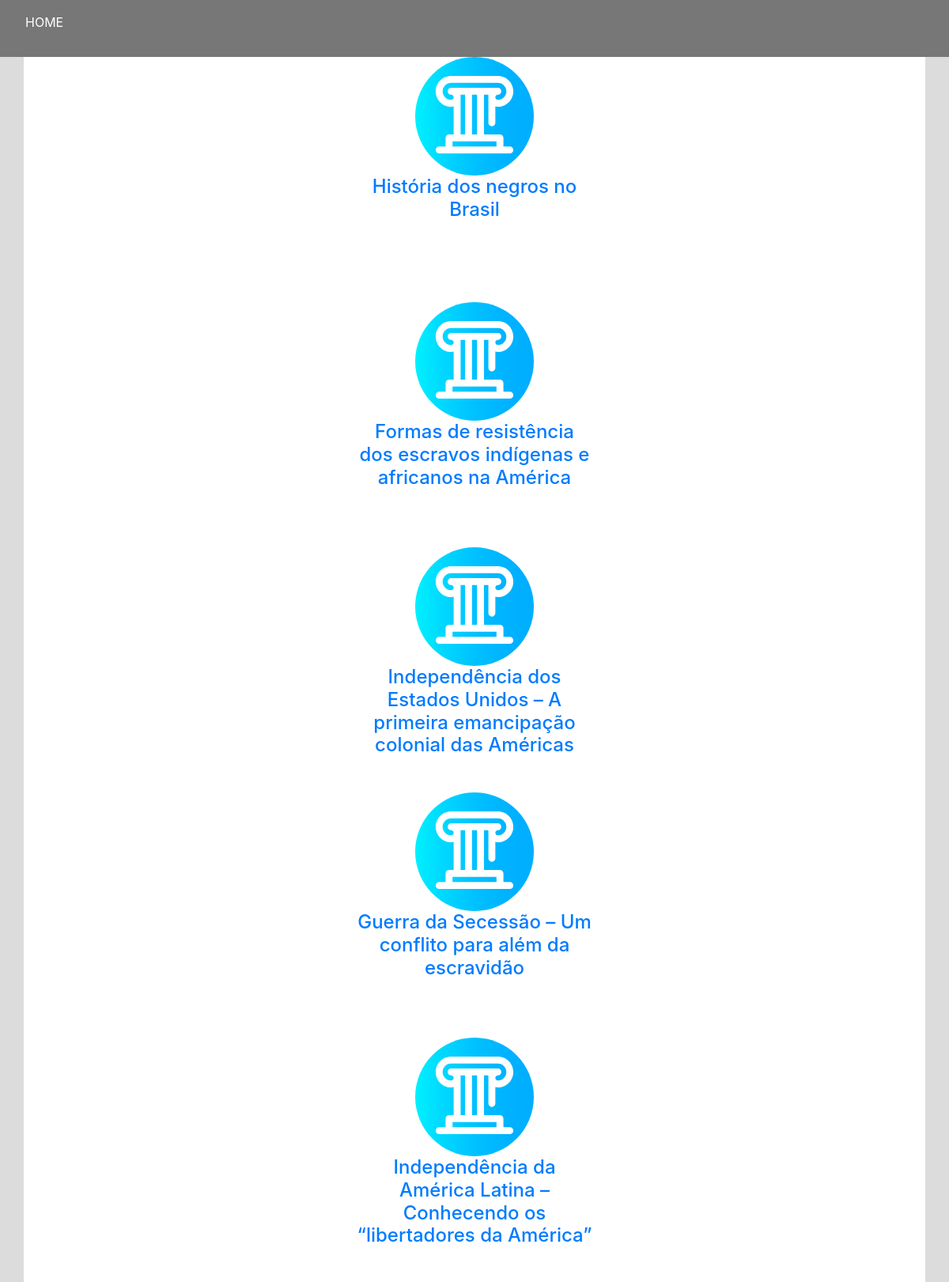
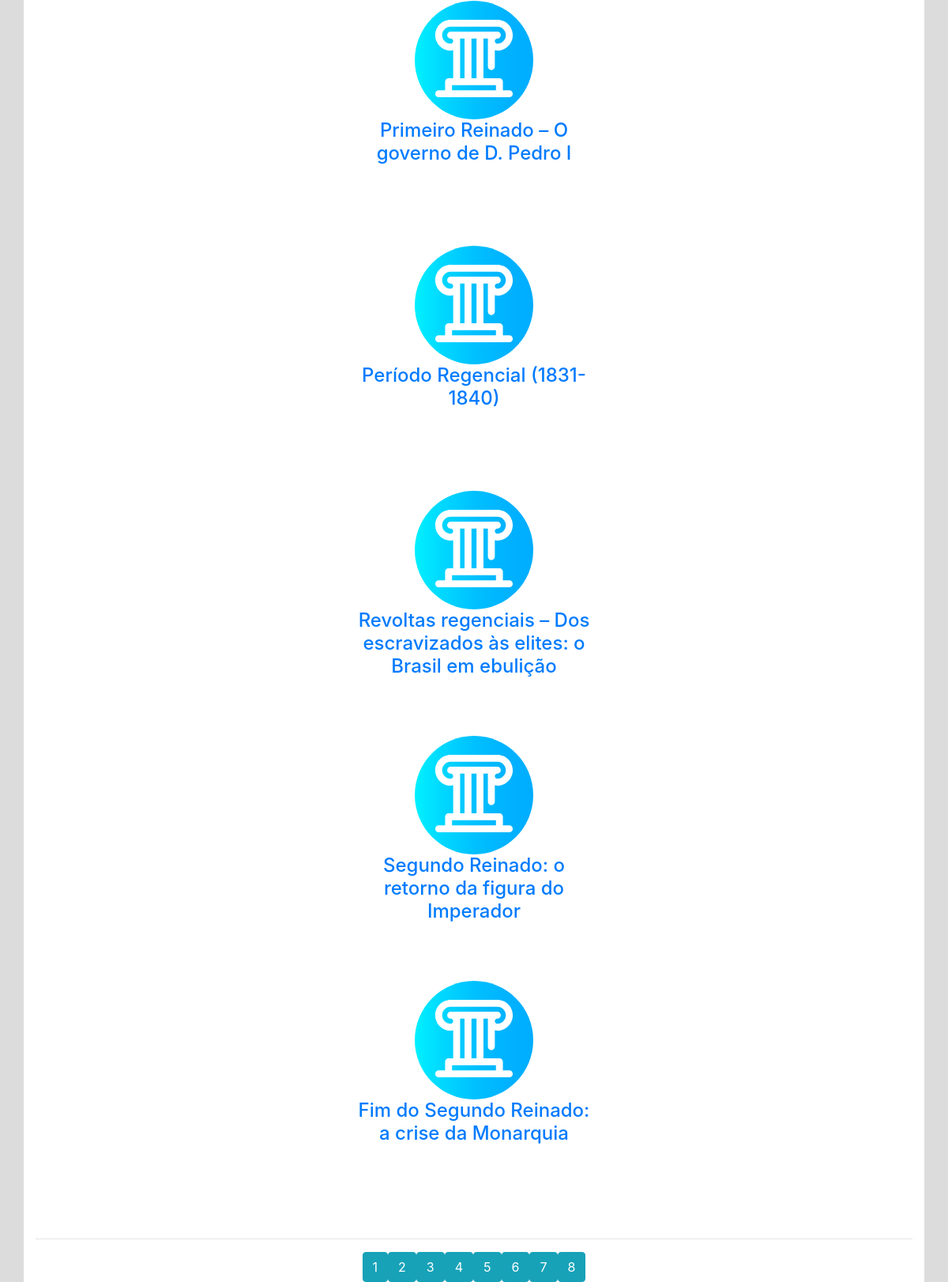
The app's page /conteudo/index.php?p=4&res=Historia with its own data (2 pictures, top to bottom).
### tables this page shows
CREATE TABLE `aulas` (
  `id` int(11) NOT NULL,
  `link` varchar(225) NOT NULL,
  `materia` varchar(225) NOT NULL,
  `cod_materia` int(11) NOT NULL,
  `nome_aula` varchar(255) NOT NULL
);

### conteudo/index.php (the view, shortened to what this page needs)
<!DOCTYPE html><html>
<head>
	<link rel="stylesheet" href="https://stackpath.bootstrapcdn.com/bootstrap/4.1.3/css/bootstrap.min.css">
</head>
<body style="background-color: #dcdcdc">
	<div class="navbar navbar-expand-lg navbar-dark" style="background-color: #777777">
		<div class="navbar navbar-header">
			<p id="topo"><a href="/projetoKarol/index.php" style="color:white; text-decoration: none;">HOME</a></p>
		</div>
	</div>
	<div class="container" style="background-color: white"><center>
		<div style="width: 350px; overflow: hidden;" align="center">
		<?php
			$li = $_GET['res'];
			$pdo = new PDO("mysql:dbname=enem2007;host=127.0.0.1", "root", "");
			$sql = $pdo->prepare("SELECT COUNT(*) as c FROM aulas WHERE materia = '$li'");
			$sql->execute();
			$sql = $sql->fetch();
			$total = $sql['c'];
			$paginas = $total / 10;
			$pg = 1;
			if (isset($_GET['p']) && !empty($_GET['p'])) {
				$pg = addslashes($_GET['p']);
			}
			$p = ($pg - 1) * 10;
			$sql = $pdo->prepare("SELECT * FROM aulas WHERE materia = '$li' LIMIT $p, 10");
			$sql->execute();
			$retorno = $sql->fetchAll();
			foreach ($retorno as $exibi) {
				$link = $exibi['link'];
				$titulo = $exibi['nome_aula'];
				echo "<div class='aulas' align='center' style='max-width:300px'>";
					echo "<img src='../assets/imagens/icons/".strtolower($exibi['materia']).".svg'>";
					echo "<a href='aulas/sistema.php?li=".$link."&mat=".$exibi['materia']."'>"."<h4>".utf8_encode($titulo)."</h4>"."</a>";
				echo "</div>";
				echo "<br><br><br><br><br>";
			}
		?>
	</div></center>
	<center>
		<?php
			echo "<hr>";
			for ($q=0; $q < $paginas; $q++) {
				echo "<a href='./index.php?p=".($q+1)."&res=".$li."' align='center' class='btn btn-info'>".($q+1)." </a>";
			}
		?>
	</center>
	</div>
</body>
</html>

### conteudo/index.php (style rules this page uses)
.aulas { width: 700px; height: 190px; }
.aulas img { width: 200px; height: 150px; }

### records on screen
aulas: nome_aula "História dos negros no Brasil"
aulas: nome_aula "Formas de resistência dos escravos indígenas e africanos na América"
aulas: nome_aula "Independência dos Estados Unidos – A primeira emancipação colonial das Américas"
aulas: nome_aula "Guerra da Secessão – Um conflito para além da escravidão"
aulas: nome_aula "Independência da América Latina – Conhecendo os “libertadores da América”"
aulas: nome_aula "Primeiro Reinado – O governo de D. Pedro I"
aulas: nome_aula "Período Regencial (1831-1840)"
aulas: nome_aula "Revoltas regenciais – Dos escravizados às elites: o Brasil em ebulição"
aulas: nome_aula "Segundo Reinado: o retorno da figura do Imperador"
aulas: nome_aula "Fim do Segundo Reinado: a crise da Monarquia"
